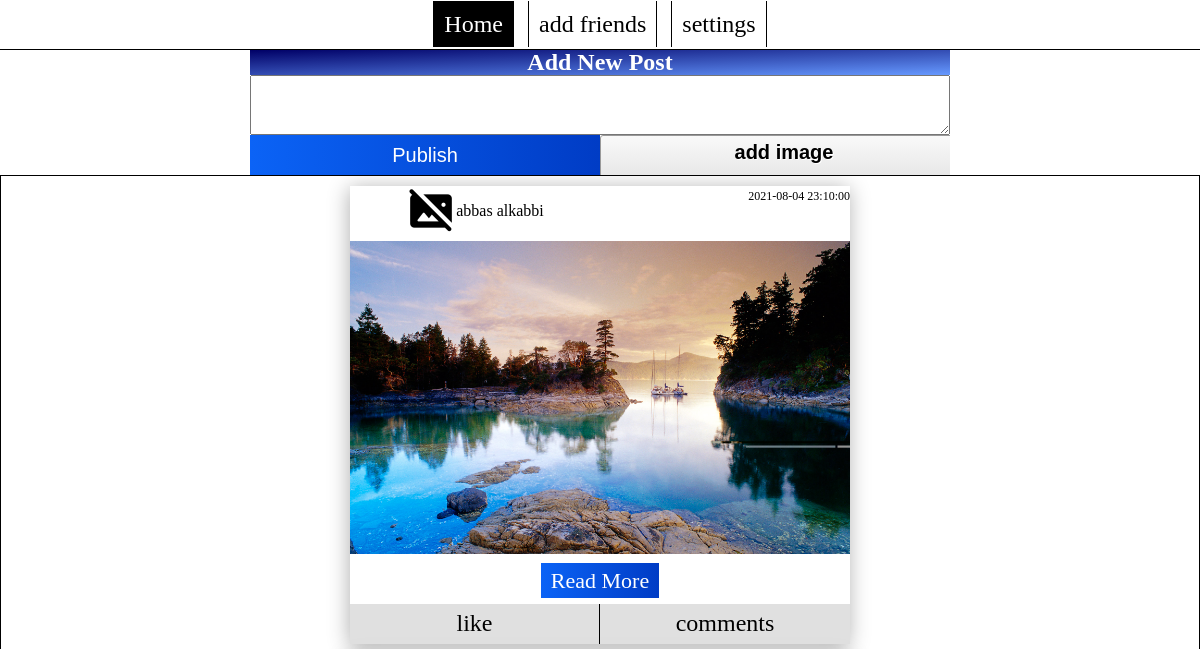
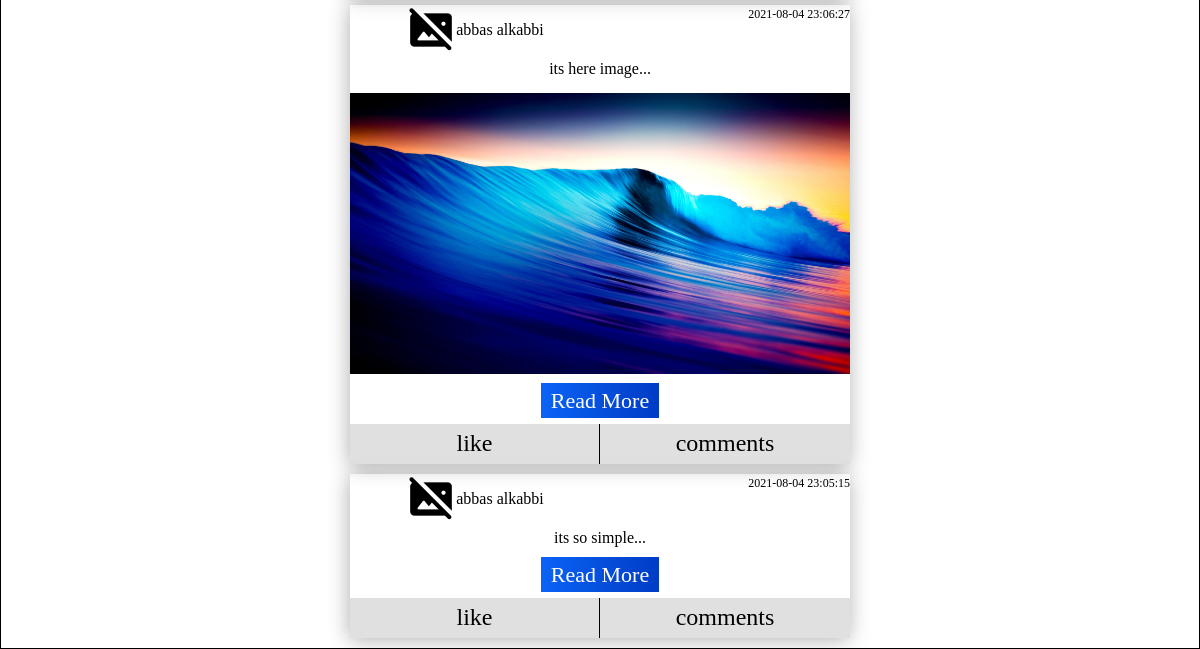
Before: / (signed in) with the older database file (2 pictures, top to bottom).
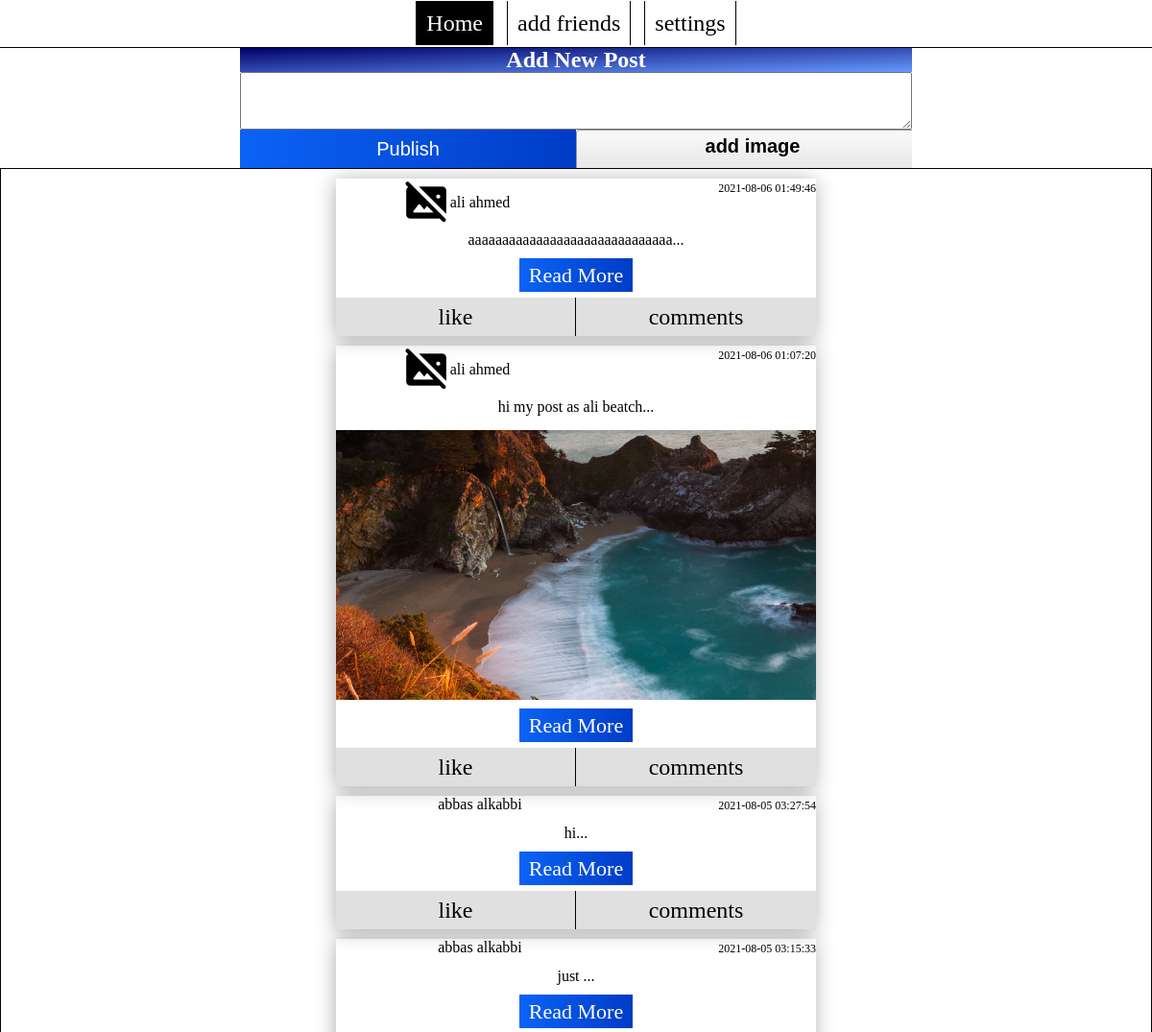
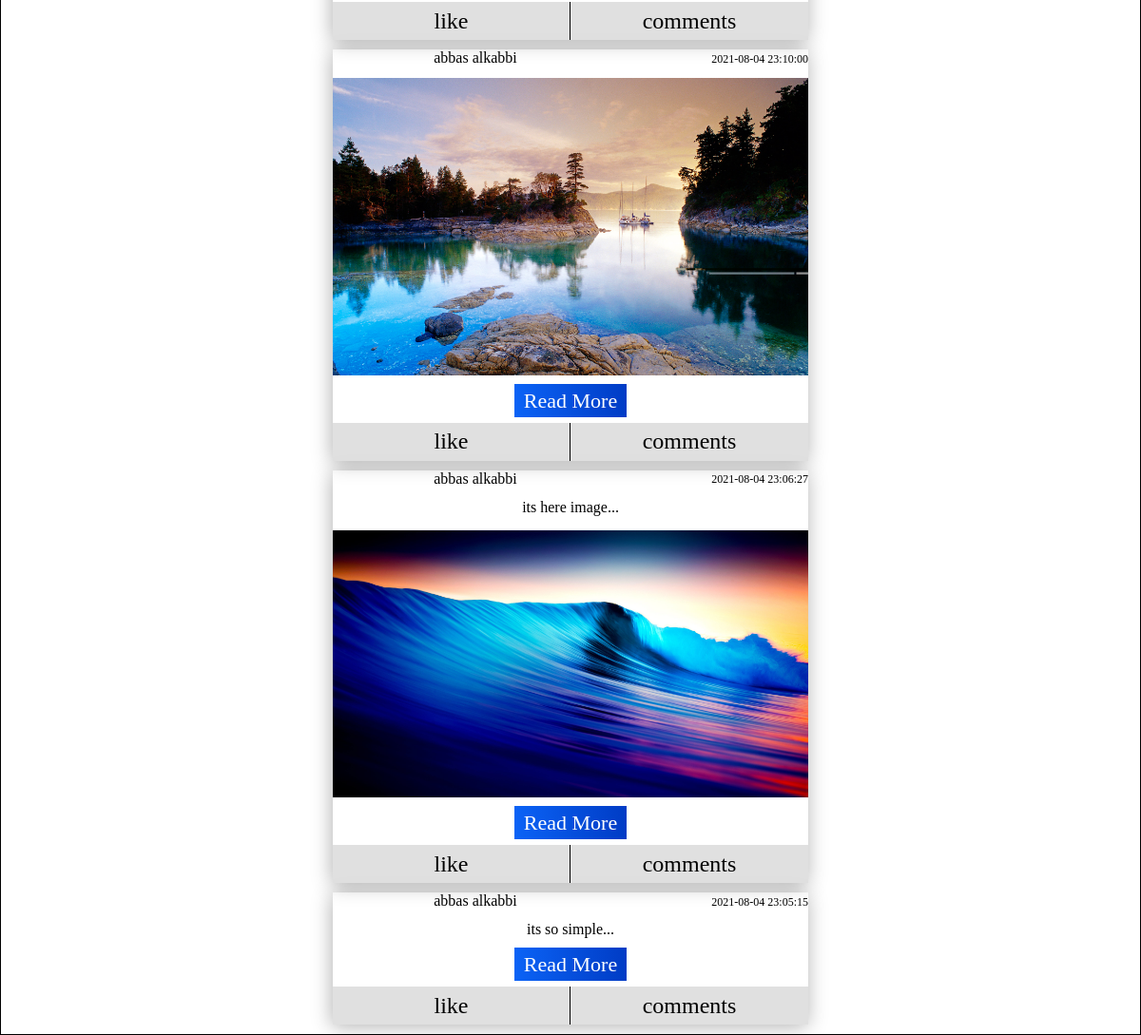
After: the same page with the newer database file (2 pictures, top to bottom).
### tables this page shows
CREATE TABLE `posts` (
  `id_post` int(11) NOT NULL,
  `id_author` int(11) NOT NULL,
  `context` text,
  `date_post` datetime NOT NULL DEFAULT CURRENT_TIMESTAMP,
  `url_img` varchar(500) DEFAULT NULL
);

CREATE TABLE `users` (
  `id` int(11) NOT NULL,
  `firstName` varchar(250) NOT NULL,
  `lastName` varchar(250) NOT NULL,
  `email` varchar(250) NOT NULL,
  `password` varchar(250) NOT NULL,
  `url_img` varchar(500) DEFAULT NULL
);

### index.php (the view, shortened to what this page needs)
<?php
include_once 'php/inc/config.php';
?>
<?php
$title="Home";
 include_once 'components/header.php'
?>
<?php
include_once 'components/add-post.php'
?>
<div class="container-post">
    <?php
    $posts= mysqli_query($conn,'SELECT * FROM posts ORDER BY id_post DESC');
    $posts_data= mysqli_fetch_all($posts,MYSQLI_ASSOC);
    if(!empty($posts_data)){
        foreach ($posts_data as $post){?>
    <div class="post">
        <div class="post-header">
        <?php
          $get_author= mysqli_query($conn,"SELECT * FROM users WHERE id ={$post['id_author']}");
               if(mysqli_num_rows($get_author) > 0){
        while($author = mysqli_fetch_object($get_author)){
           $name_author= $author -> firstName.' '.$author -> lastName;
           $img_author=$author ->url_img;
        }
        }
        ?>
            <a  href='user/<?php echo $post['id_author'] ?>' class=author-name>
            <img src="php/image-user/<?php
            if($img_author != NULL){
                echo $img_author;
            }else{
                echo 'default.png';
            }
            ?>" alt="">
            <?php echo $name_author?> </a>
            <span class=date-post>
                <?php echo htmlspecialchars($post['date_post'])?>
            </span>
        </div>
        <section class=content-post>
            <?php
            if($post['context'] != null){?>
            <p> <?php echo  substr(htmlspecialchars($post['context']),0,30). '...'?>
            </p>
            <?php
            }
            ?>
            <?php
            if($post['url_img'] != null){
            ?>
            <div class="image-post">
            <img src="php/image-post/<?php echo $post['url_img']?>" alt="">
            </div>
            <?php
            }
            ?>
            <a href="post/<?php echo $post['id_post']?>" class="readmore">Read More</a>
        </section>
        <div class="footer-post">
            <span class=like>like</span>
            <span class=comments>comments</span>
        </div>
    </div>
    <?php
}
}
?>
</div>
<?php
include_once 'components/footer.php'
?>

### components/header.php (shortened to what this page needs)
<!DOCTYPE html>
<html lang="en">
<head>
    <link rel="stylesheet" href="./css/core.css" />
    <link rel="stylesheet" href="./css/components/header.css" />
    <link rel="stylesheet" href="./css/components/add-post.css" />
    <link rel="stylesheet" href="./css/home.css" />
</head>
<body>
    <div class="header">
        <nav>
            <ul>
                <a href="./index" class="<?php if($title == 'Home'){echo'a-active';}?>">Home</a>
                <a href="">add friends</a>
                <a href="">settings</a>
            </ul>
        </nav>
    </div>

### components/add-post.php
<form class="add-post" enctype=multipart/form-data>
    <div class="add-post-header">
        <h2>Add New Post</h2>
    </div>
    <textarea class="post-context" role="textbox" contenteditable name="context"></textarea>
    <div class="buttons">
        <button id=submit>Publish</button>
        <input type="file" class="input-image" name=image />
    </div>
</form>

### components/footer.php (shortened to what this page needs)
</body>
</html>

### css/core.css (style rules this page uses)
* { padding: 0; margin: 0; box-sizing: border-box; text-decoration: none; }

### css/components/header.css (style rules this page uses)
.header { width: 100%; height: 50px; }
.header nav { border-bottom: 1px #000 solid; width: 100%; height: 100%; display: -webkit-box; display: -ms-flexbox; display: flex; -webkit-box-align: center; -ms-flex-align: center; align-items: center; -webkit-box-pack: center; -ms-flex-pack: center; justify-content: center; }
.header nav ul a { border-left: 1px #000 solid; border-right: 1px #000 solid; padding: 10px 10px; margin: 0px 5px 0 5px; font-size: 24px; color: #000; }
.header nav ul .a-active { background: #000; color: #fff; }

### css/components/add-post.css (style rules this page uses)
.add-post { width: 100%; min-height: 125px; }
.add-post .add-post-header { width: 100%; height: 25px; display: -webkit-box; display: -ms-flexbox; display: flex; -webkit-box-align: center; -ms-flex-align: center; align-items: center; -webkit-box-pack: center; -ms-flex-pack: center; justify-content: center; background: -webkit-gradient(linear, left top, right bottom, from(#000066), to(#6699ff)); background: linear-gradient(to right bottom, #000066, #6699ff); }
.add-post .add-post-header h2 { color: #fff; }
.add-post .post-context { display: block; width: 100%; overflow: hidden; resize: both; min-height: 60px; line-height: 20px; }
.add-post .buttons { width: 100%; height: 40px; display: -webkit-box; display: -ms-flexbox; display: flex; -webkit-box-orient: horizontal; -webkit-box-direction: normal; -ms-flex-direction: row; flex-direction: row; -webkit-box-align: center; -ms-flex-align: center; align-items: center; -webkit-box-pack: center; -ms-flex-pack: center; justify-content: center; }
.add-post .buttons button { border: none; background: -webkit-gradient(linear, left top, right top, from(#0b63f6), to(#003cc5)); background: linear-gradient(to right, #0b63f6, #003cc5); color: #fff; font-size: 20px; outline: none; width: 50%; height: 100%; }
.add-post .buttons .input-image { width: 50%; height: 100%; }
.add-post .buttons .input-image::before { width: 100%; height: 100%; text-align: center; content: "add image"; color: black; display: inline-block; background: -webkit-gradient(linear, left top, left bottom, from(#f9f9f9), to(#e3e3e3)); background: linear-gradient(top, #f9f9f9, #e3e3e3); border: 1px solid #999; border-radius: 3px; padding: 5px 8px; outline: none; white-space: nowrap; -webkit-user-select: none; -moz-user-select: none; -ms-user-select: none; user-select: none; cursor: pointer; text-shadow: 1px 1px #fff; font-weight: 700; font-size: 20px; }
@media screen and (min-width: 700px) { .add-post { width: 700px; min-height: 125px; margin: auto; } }

Changed rows visible on the page:
added posts: id_author.lastName "ali ahmed", date_post "2021-08-06 01:49:46", context "aaaaaaaaaaaaaaaaaaaaaaaaaaaaaa"
added posts: id_author.lastName "ali ahmed", date_post "2021-08-06 01:07:20", context "hi my post as ali beatch", url_img (picture)
added posts: id_author.lastName "abbas alkabbi", date_post "2021-08-05 03:27:54", context "hi"
added posts: id_author.lastName "abbas alkabbi", date_post "2021-08-05 03:15:33", context "just"
